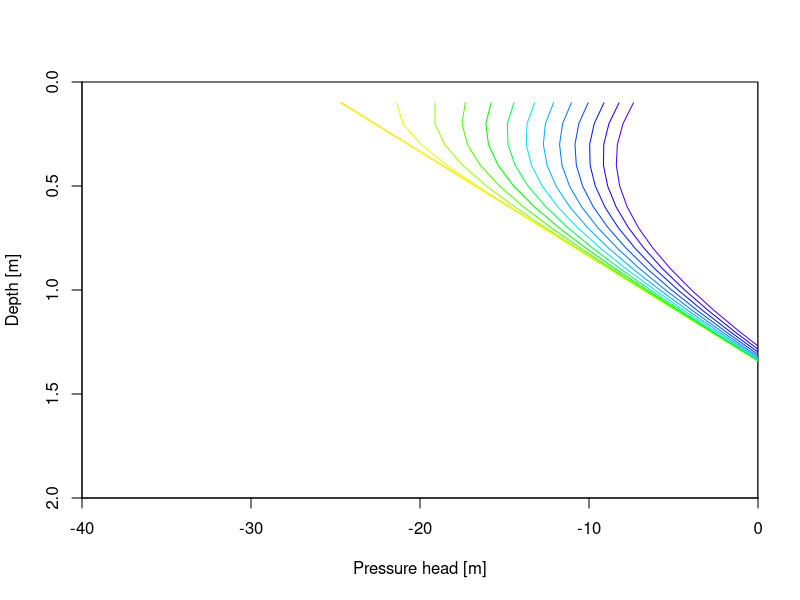

This figure's R source:
require(raster)
require(RColorBrewer)
require(lattice)


#require(NORMT3)
require(pracma)

##regolith depth
zmax=2
##starting depth
zmin=0.1
##depth of water table
d=1.34

##saturated hydraulic conductivity
ks=2.511886e-07
##specific storage
ss=0.005011872


##hydraulic diffusivity
d0=ks/ss
##slope angle [radian]
slope=31.3*pi/180

##time
#time=c(0,3600,7200,10800,14400,18000,19200)
time=c(0,420,820,1260,1680,2100,2520,2940,3360,3780,4200,4620,5040,5460,5880,6300,6720)
#time=c(0,0,0,420,820,1260,1680,2100,2520,2940,3360,3780,4200,4620,5040,5460,5880,6300,6720)
#time=c(0,300,600,900)
##precipitation (27.5 mm/h)
#iz=c(0.0,0.0,7.63888e-6,7.63888e-6,7.63888e-6,7.63888e-6,7.63888e-6,7.63888e-6)
iz=c(0.0,0.0,0.0,0.0,0.00000763889,0.00000763889,0.00000763889,0.00000763889,0.00000763889,0.00000763889,0.00000763889,0.00000763889,0.00000763889,0.00000763889,0.00000763889,0.00000763889)
#iz=c(0.0,0.00000763889,0.00000763889)


##number of time steps
tsteps=length(time)
nper=length(iz)

##coordiante transformation for slope-parallel ground water flow
#beta=cos(slope)^2
beta=19.88624 
##correction of the original Iverson (2000) formula dm=4.0*d0*beta
##see Baum et al. 2010
dm=4.0*d0/cos(slope)^2


##beta-line (saturated)
psi0=(seq(zmin,zmax,zmin)-d)*beta
par(xaxs="i",yaxs="i")
plot(psi0,seq(zmin,zmax,zmin),type="l",xlim=c(-40,0),ylim=c(zmax,0),ylab="Depth [m]",xlab="Pressure head [m]")
##beta-line (initial)
psisat=(seq(zmin,zmax,zmin))*beta
lines(psisat,seq(zmin,zmax,zmin))
abline(v=0)

##all pwp time steps
pwpTime=data.frame()

# ##own scripts ()
# cols=rev(topo.colors(nper+1))
# for (tstep in 1:(nper)){
#   tstar1=time[tstep]/(seq(zmin,zmax,zmin)^2/dm)
#   rstar1=(tstar1/pi)^0.5*exp(-1/tstar1)-erfc(1/(tstar1^0.5))
#   psistep1=beta*(1-d/seq(zmin,zmax,zmin))+iz[tstep]/ks*rstar1
#   psi1=seq(zmin,zmax,zmin)*psistep1
#   
#   ##limit is saturated beta-line
#   psi1[psi1>psisat]=psisat[psi1>psisat]
#   #print(psi1)
#   
#   lines(psi1,type="l",
#         seq(zmin,zmax,zmin),
#         ylab="Depth [m]",
#         xlab="pore pressure [m]",
#         col=cols[tstep]
#         )
#   
#   pwpTime=rbind(pwpTime,psi1)
# }
# #legend("topright",legend=time,col=cols,lty=1)





cols=rev(topo.colors(nper+1))
tdata=data.frame(NA)
ptrans=0.0
for (tstep1 in 1:(nper+1)){
  t0=time[tstep1]
  zdata=data.frame()
  for (z in seq(zmin,zmax,zmin)){
    pzero=beta*(z-d)
    zstar=z**2/(4.*d0/cos(slope)^2)
    tstar=t0/zstar
    psi=0.0
    for (tstep2 in 1:nper){
      captstar1=time[tstep2]/zstar 
      tdif1=tstar-captstar1
      if(tdif1 > 0.0){
        rfa=((tdif1/pi)^0.5)*exp(-1./tdif1)-erfc(1./((tdif1)^0.5))
      }else{
        rfa=0.0
      }
      captstar2=time[tstep2+1]/zstar
      tdif2=tstar-captstar2
      if (tdif2 > 0.0){
        rfb=((tdif2/pi)^0.5)*exp(-1./tdif2)-erfc(1./((tdif2)^0.5))
      }else{
        rfb=0.0
      }
      ##ORIGINAL TRIGRS
      #psi=psi+iz[tstep2]/ks*(rfa-rfb)
      ##ADAPTIERT
      psi=psi+iz[tstep2]/ks*(rfa-rfb)*z
    }
    pmax=z*beta
    if (abs(psi)>0.0){
      ptrans=psi
    }
    p=pzero+ptrans
    if (p>pmax){
      p=pmax
    }
    zdata=rbind(zdata,p)
  }
  lines(zdata[,1],seq(zmin,zmax,zmin),col=cols[tstep1])
  tdata=cbind(tdata,zdata)
}
pwpTime=t(tdata[,c(-1,-length(time))])



# data.c=pwpTime
# ##create color ramp
# cols=colorRampPalette(brewer.pal(3,"RdBu"))(100)
# ##convert to matrix
# data.m=as.matrix(t(data.c)[1:10,])
# data.r=raster(data.m)
# 
# ##stack rasters and compute correlation coefficient
# raststack=stack(data.r,Suctionrast)
# corel=layerStats(raststack,'pearson')
# corel$'pearson correlation coefficient'[1,2]
# 
# 
# ##scale in regard to measurements
# zMin=-30
# zMax=-10
# data.r[data.r>zMax]=zMax
# data.r[data.r<zMin]=zMin
# 
# image(data.r)
# 
# ##plot
# colors=rev(colorRampPalette(brewer.pal(9,"RdBu"))(100))
# par(xaxs="i",yaxs="i",mar=c(4,5,4,6))
# plot(NA,NA,xlim=c(0,1),ylim=c(0,1),axes=F,ylab="",xlab="")
# axis(side=1,at=seq((1/(length(time)-1)/2),1-(1/(length(time)-1)/2),length.out=(length(time)-1)),labels=time[2:length(time)]/60)
# axis(side=2,at=seq(0,1,0.2),labels=seq(1,0,-0.2),las=1)
# mtext(side=1,"Time [min]",line=2.5)
# mtext(side=2,"Depth [m]",line=2.5,las=0)
# mtext(side=4,line=5,"Pressure head [m]",las=0)
# #plot(data.r,col=rev(colors),zlim=c(-0.5,-0.2),add=T)
# plot(data.r,col=rev(colors),zlim=c(-30,-10),add=T)
